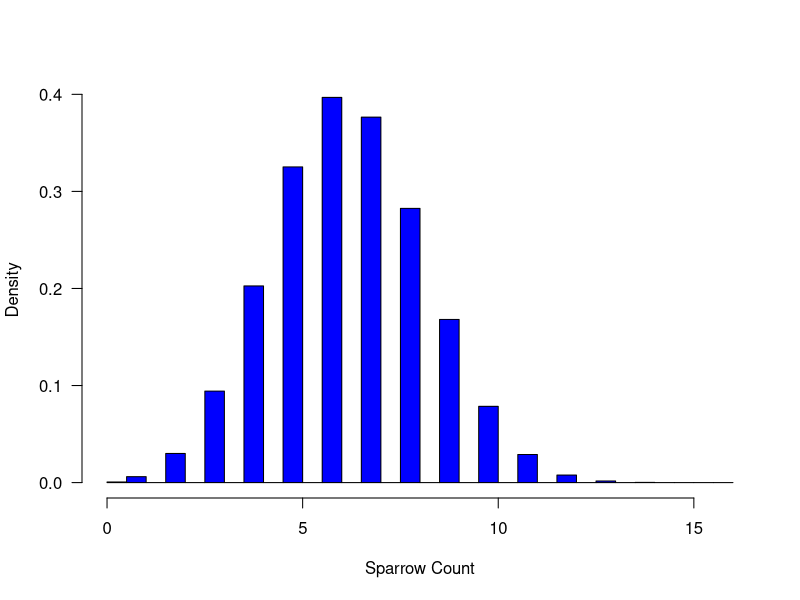

The R script that drew this image:
# Bayesian Population Analysis using WinBUGS
# Chapter 1: Introduction

# 1.3 Sparrow Example: Binomial Distribution
# An observation process that is dominated by non-detection error, where mis-classification and double counts are absent
N <- 16 #population size of sparrows in the yard
p <- 0.4 #individual detection probability

rbinom(n= 1, size= N, prob= p) #simulating a single count, like field observation this changes every run

C <-rbinom(n= 10^6, size= N, prob= p) #simulating a one million counts to convey variation
mean(C)
var(C)
sd(C)
hist(C, breaks= 50, col= "Blue", main= "", xlab= "Sparrow Count", ylab= "Density", las= 1, freq= F) #frequency distributions of one million counts

#The typical count C is smaller than the actual population size N. Indeed, the mean of a binomial random variable and hence the expected count of sparrows, equals the product of N and p.
#However, the counts vary quite a lot, even under totally identical conditions.Hence, there is nothing intrinsically wrong or inferior with smaller counts. Smaller counts may simply result from the random nature of the counting process in the presence of imperfect detection. Thus, any count with p< 1 will automatically tend to vary from trial to trial. Unless p= 0 or p= 1, it is impossible to eliminate that variation by the sampling design or standardization (though other components of variation may be eliminated).
#Actually, not only the mean count but also the magnitude of the variation of counts is known from statistical theory. The variance is equal to the product of N, p, and 1−p.
